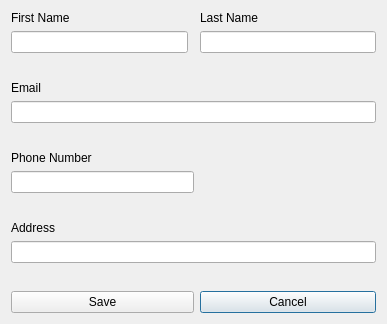
<?xml version="1.0" encoding="UTF-8"?>
<ui version="4.0">
 <class>ContactInfo</class>
 <widget class="QDialog" name="ContactInfo">
  <property name="geometry">
   <rect>
    <x>0</x>
    <y>0</y>
    <width>387</width>
    <height>324</height>
   </rect>
  </property>
  <property name="windowTitle">
   <string>Contact Info</string>
  </property>
  <layout class="QGridLayout" name="gridLayout_2">
   <item row="0" column="0">
    <layout class="QGridLayout" name="gridLayout">
     <item row="7" column="0">
      <widget class="QLabel" name="label_2">
       <property name="text">
        <string>Phone Number</string>
       </property>
      </widget>
     </item>
     <item row="6" column="0">
      <spacer name="verticalSpacer_3">
       <property name="orientation">
        <enum>Qt::Vertical</enum>
       </property>
       <property name="sizeHint" stdset="0">
        <size>
         <width>20</width>
         <height>0</height>
        </size>
       </property>
      </spacer>
     </item>
     <item row="9" column="0">
      <spacer name="verticalSpacer_2">
       <property name="orientation">
        <enum>Qt::Vertical</enum>
       </property>
       <property name="sizeHint" stdset="0">
        <size>
         <width>20</width>
         <height>0</height>
        </size>
       </property>
      </spacer>
     </item>
     <item row="3" column="0">
      <spacer name="verticalSpacer">
       <property name="orientation">
        <enum>Qt::Vertical</enum>
       </property>
       <property name="sizeHint" stdset="0">
        <size>
         <width>20</width>
         <height>0</height>
        </size>
       </property>
      </spacer>
     </item>
     <item row="0" column="0">
      <widget class="QLabel" name="label">
       <property name="text">
        <string>First Name</string>
       </property>
      </widget>
     </item>
     <item row="0" column="2">
      <widget class="QLabel" name="label_3">
       <property name="text">
        <string>Last Name</string>
       </property>
      </widget>
     </item>
     <item row="1" column="2">
      <widget class="QLineEdit" name="LnameEdit"/>
     </item>
     <item row="13" column="2">
      <widget class="QPushButton" name="CancelButton">
       <property name="text">
        <string>Cancel</string>
       </property>
      </widget>
     </item>
     <item row="10" column="0">
      <widget class="QLabel" name="label_4">
       <property name="text">
        <string>Address</string>
       </property>
      </widget>
     </item>
     <item row="13" column="0" colspan="2">
      <widget class="QPushButton" name="SaveButton">
       <property name="text">
        <string>Save</string>
       </property>
      </widget>
     </item>
     <item row="8" column="0" colspan="2">
      <widget class="QLineEdit" name="PhoneEdit"/>
     </item>
     <item row="12" column="0">
      <spacer name="verticalSpacer_4">
       <property name="orientation">
        <enum>Qt::Vertical</enum>
       </property>
       <property name="sizeHint" stdset="0">
        <size>
         <width>20</width>
         <height>0</height>
        </size>
       </property>
      </spacer>
     </item>
     <item row="4" column="0">
      <widget class="QLabel" name="label_5">
       <property name="text">
        <string>Email</string>
       </property>
      </widget>
     </item>
     <item row="1" column="0">
      <widget class="QLineEdit" name="FnameEdit"/>
     </item>
     <item row="5" column="0" colspan="3">
      <widget class="QLineEdit" name="EmailEdit"/>
     </item>
     <item row="11" column="0" colspan="3">
      <widget class="QLineEdit" name="AddressEdit">
      </widget>
     </item>
    </layout>
   </item>
  </layout>
 </widget>
 <layoutdefault spacing="6" margin="11"/>
 <resources/>
 <connections/>
</ui>
